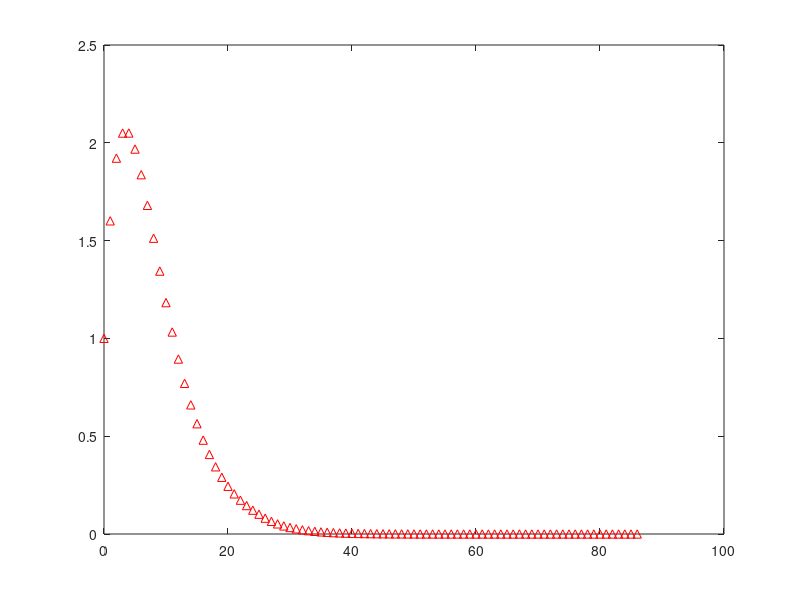

Source code (MATLAB):
% LMS Example

mcN = 50; % monte carlo experiment  length

N = 10000;

b =1;
a = [1 -0.8]; % true estimates
% b_hat = [0 0]'; %initial b estimates L=2
% b_hat = [0 0 0 0]'; %initial b estimates L=4
b_hat = [0 0 0 0 0 0 0 0 0 0 0 0 0 0 0 0 0 0 0 0 0 0 0 0 0 0]'; %initial b estimates L=10
s = length(b_hat);

mu = 0.01; % step size

% Montecarlo
e = zeros(mcN,N);
for mc_loop = 1:mcN
    x = randn(N,1);
    d = filter(b,a,x);
    % LMS Iterations
    for LMS_loop = s:N
        x_e = x(LMS_loop:-1:LMS_loop-s+1);
        e(mc_loop,LMS_loop) = d(LMS_loop) - b_hat'*x_e;
        b_hat = b_hat + 2*mu*x_e*e(mc_loop,LMS_loop);
    end
    b_hat
%     plot(s:N,db(e(s:N).^2))
end

MSE = mean(e(:,s:N).^2);

%  plot(s:N,db(MSE))

% d_hat=filter(b_hat,a,x);
% figure
% freqz(b,a);
% figure
% freqz(b_hat,a);
% figure
% impz(b,a);
figure
impz(b_hat,a);
